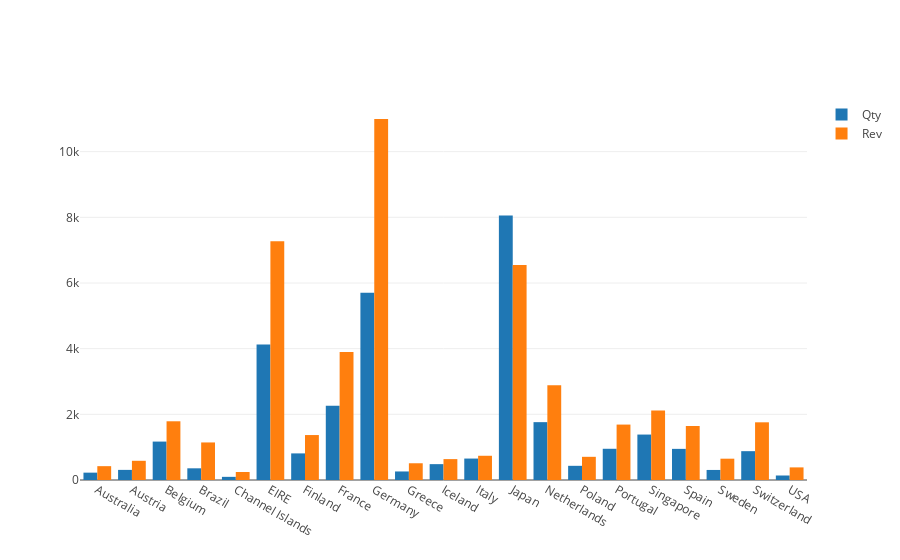

This figure's notebook cell:
### Code cell
import plotly.plotly as py
import plotly.graph_objs as go

trace1 = go.Bar(
    x=dataplot['Country'],
    y=dataplot['Quantity'],
    name='Qty'
)
trace2 = go.Bar(
    x=dataplot['Country'],
    y=dataplot['Revenue'],
    name='Rev'
)

plotdata = [trace1, trace2]
layout = go.Layout(
    barmode='group'
)

fig = go.Figure(data=plotdata, layout=layout)
#replace py.iplot(fig, filename='grouped-bar') with following to avoid error
fig.iplot(filename='grouped-bar')

### Figure 1 — Plotly figure (JSON) as saved in the notebook; plotly's stock layout.template omitted (floating-point values rounded to 4 significant figures)
{"data": [{"name": "Qty", "type": "bar", "uid": "1311cfd8-2d1b-49f3-a832-83d737bc524f", "x": ["Australia", "Austria", "Belgium", "Brazil", "Channel Islands", "EIRE", "Finland", "France", "Germany", "Greece", "Iceland", "Italy", "Japan", "Netherlands", "Poland", "Portugal", "Singapore", "Spain", "Sweden", "Switzerland", "USA"], "y": [224, 308, 1170, 356, 96, 4129, 810, 2265, 5702, 260, 483, 653, 8058, 1762, 432, 951, 1384, 948, 306, 878, 137]}, {"name": "Rev", "type": "bar", "uid": "4c30ee89-3bec-4b5f-a98d-721b382de974", "x": ["Australia", "Austria", "Belgium", "Brazil", "Channel Islands", "EIRE", "Finland", "France", "Germany", "Greece", "Iceland", "Italy", "Japan", "Netherlands", "Poland", "Portugal", "Singapore", "Spain", "Sweden", "Switzerland", "USA"], "y": [421.6, 584.8, 1788.0, 1144.0, 243.0, 7270.0, 1369.0, 3899.0, 10990.0, 509.7, 636.2, 737.8, 6549.0, 2887.0, 705.8, 1688.0, 2119.0, 1646.0, 649.1, 1757.0, 383.9]}], "layout": {"barmode": "group"}}
